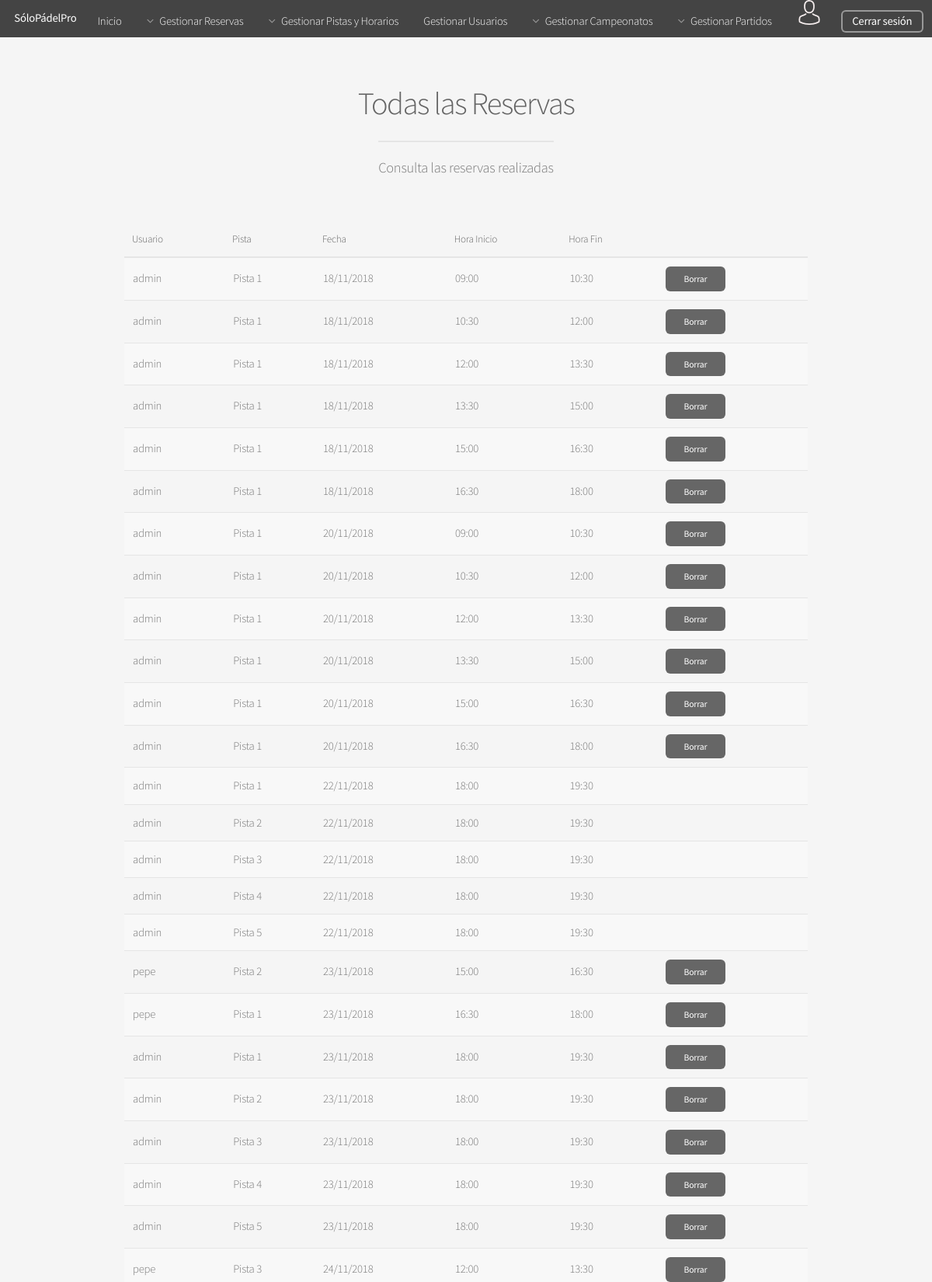
/Controllers/RESERVAR_PISTA_Controller.php?action=SHOW_RESERVAS (signed in, upper part), run on the app's committed database.
### tables this page shows
CREATE TABLE IF NOT EXISTS RESERVA(
  ID int(225) AUTO_INCREMENT NOT NULL ,
  USUARIO_LOGIN varchar(25) NOT NULL,
  PISTA_ID int(225) NOT NULL,
  FECHA date NOT NULL,
  HORARIO_ID int(225) NOT NULL,
  PRIMARY KEY(ID),
  FOREIGN KEY (USUARIO_LOGIN) REFERENCES USUARIO (LOGIN) ON DELETE CASCADE,
  FOREIGN KEY (PISTA_ID) REFERENCES PISTA (ID) ON DELETE CASCADE,
  FOREIGN KEY (HORARIO_ID) REFERENCES HORARIO (ID) ON DELETE CASCADE
);

CREATE TABLE IF NOT EXISTS PISTA(
  ID int(225) AUTO_INCREMENT NOT NULL ,
  NOMBRE varchar(25) NOT NULL,
  TIPO varchar(25) NOT NULL,
  PRIMARY KEY(ID)
);

CREATE TABLE IF NOT EXISTS HORARIO(
  ID int(225) AUTO_INCREMENT NOT NULL,
  HORA_INICIO time NOT NULL,
  HORA_FIN time NOT NULL,
  PRIMARY KEY(ID)
);

### Controllers/RESERVAR_PISTA_Controller.php (called while the page is built, shortened)
<?php
include '../Models/RESERVA_Model.php';
include '../Views/RESERVAR_PISTA/RESERVAR_PISTA_SHOWALL_View.php';
if(isset($_REQUEST["action"]))  {
  $action = $_REQUEST["action"];
}else{
  $action = '';
}
switch ($action) {
  case 'SHOW_RESERVAS':
  $RESERVA = new RESERVA_Model('','','','','');
  if($_SESSION["rol"] == 'ADMIN'){
    $reservas = $RESERVA->SHOWALL_Login($_SESSION['login']);
  }
  else{
    $reservas = $RESERVA->SHOWALL_Login($_SESSION['login']);
  }
  new SHOW_RESERVAS($reservas, '../Controllers/RESERVAR_PISTA_Controller.php');
  break;
}
?>

### Models/RESERVA_Model.php (called while the page is built, shortened)
<?php
class RESERVA_Model{
    var $mensaje;
    var $mysqli;
    function __construct($id,$fecha,$user_login,$pista_ID,$horario_ID){
        include_once '../Functions/Access_DB.php';
        $this->mysqli = ConnectDB();
    }
		function SHOWALL_Login($login){
			if($_SESSION["rol"] == 'ADMIN'){
				$sql = "SELECT P.NOMBRE, R.FECHA, R.ID, R.USUARIO_LOGIN, H.HORA_INICIO, H.HORA_FIN FROM RESERVA R, PISTA P, HORARIO H WHERE (R.PISTA_ID=P.ID) AND (R.HORARIO_ID=H.ID) ORDER BY R.FECHA, H.HORA_INICIO, P.ID";
			}
			else{
			$sql = "SELECT P.NOMBRE, R.FECHA, R.ID, R.USUARIO_LOGIN, H.HORA_INICIO, H.HORA_FIN FROM RESERVA R, PISTA P, HORARIO H WHERE (USUARIO_LOGIN = '$login') AND (R.PISTA_ID=P.ID) AND (R.HORARIO_ID=H.ID) ORDER BY R.FECHA, H.HORA_INICIO, P.ID";
		}
		  if (!($resultado = $this->mysqli->query($sql))){
            $this->mensaje['mensaje'] =  'ERROR: Fallo en la consulta sobre la base de datos';
            return $this->mensaje;
        }
        else{
            return $resultado;
        }
    }
}
?>

### Functions/Access_DB.php (called while the page is built, shortened)
<?php
function ConnectDB(){
   $conexion = mysqli_connect("localhost", "abp41", "abp41", "ABP") or (new MESSAGE('ERROR: No se ha podido conectar con la base de datos', '../index.php'));
 if ($conexion->connect_errno) {
    	return false;
 }else{
 	return $conexion;
 }
}
?>

### Views/RESERVAR_PISTA/RESERVAR_PISTA_SHOWALL_View.php (the view, shortened to what this page needs)
<?php
class SHOW_RESERVAS{
	var $tuplas;
	function __construct($tuplas){
		$this->tuplas = $tuplas;
		$this->render();
	}
	function render(){
		include '../Views/HEADER_View.php';
		?>
		<section id="main" class="container">
			<header>
				<?php
				if($_SESSION["rol"] == 'ADMIN'){
					?>
					<h2>Todas las Reservas</h2>
					<?php
				}
				else {
					?>
					<h2>Tus Reservas</h2>
					<?php
				}
				?>
				<p>Consulta las reservas realizadas</p>
			</header>
			<div class="table-wrapper">
				<table>
					<thead >
						<tr>
							<?php
							if($_SESSION["rol"] == 'ADMIN'){
								?>
								<th>Usuario</th>
								<?php
							}
							?>
							<th>Pista</th>
							<th>Fecha</th>
							<th>Hora Inicio</th>
							<th>Hora Fin</th>
						</tr>
					</thead>
					<tbody>
						<?php
						if($this->tuplas <> NULL){
							while($row = mysqli_fetch_array($this->tuplas)){
								$fecha = explode("-", $row['FECHA']);
								$hora_inicio = explode(":", $row["HORA_INICIO"]);
								$hora_fin = explode(":", $row["HORA_FIN"]);
								$eliminar_reserva = $this->checkFecha($row['FECHA'], $row["HORA_INICIO"]);
								?>
								<tr>
									<?php
									if($_SESSION["rol"] == 'ADMIN'){
										?>
										<td>
											<?=$row['USUARIO_LOGIN']?>
										</td>
										<?php
									}
									?>
									<td>
										<?=$row['NOMBRE']?>
									</td>
									<td>
										<?=$fecha[2]."/".$fecha[1]."/".$fecha[0]?>
									</td>
									<td>
										<?=$hora_inicio[0].":".$hora_inicio[1]?>
									</td>
									<td>
										<?=$hora_fin[0].":".$hora_fin[1]?>
									</td>
									<td>
								<?php
										if($eliminar_reserva == true){
								?>
										<a class="button small" href="../Controllers/RESERVAR_PISTA_Controller.php?action=DELETE&reserva_ID=<?=$row['ID']?>">Borrar</a>
								<?php
									}
								?>
									</td>
								</tr>
								<?php
							}
						}
						?>
					</tbody>
				</table>
			</div>
		</section>
		<?php
		include '../Views/FOOTER_View.php';
	}
	function checkFecha($fecha, $hora_inicio){
		$fecha_split = explode('-', $fecha);
		$ano = $fecha_split[0];
		$mes = $fecha_split[1];
		$dia = $fecha_split[2];
		$hora_split = explode(':', $hora_inicio);
		$hora = $hora_split[0];
		$min = $hora_split[1];
		$fecha_obj = new DateTime(date('Y-m-d H:i:s', mktime($hora,$min, 0, $mes, $dia,$ano)));
		$fecha_hoy = new DateTime(date('Y-m-d H:i:s'));
		$diff_horas = $fecha_hoy->diff($fecha_obj);
		$out = $diff_horas->format("%d,%H,%i");
		$split_dias = explode(',', $out);
		$dias = $split_dias[0];
		$horas = $split_dias[1];
		if($dias > 0){
			return true;
		}else{
			if($horas >= 12){
				return true;
			}
	 		return false;
		}
	 return false;
	}
}
?>

### assets/css/main.css (style rules this page uses)
html, body, div, span, applet, object, iframe, h1, h2, h3, h4, h5, h6, p, blockquote, pre, a, abbr, acronym, address, big, cite, code, del, dfn, em, img, ins, kbd, q, s, samp, small, strike, strong, sub, sup, tt, var, b, u, i, center, dl, dt, dd, ol, ul, li, fieldset, form, label, legend, table, caption, tbody, tfoot, thead, tr, th, td, article, aside, canvas, details, embed, figure, figcaption, footer, header, hgroup, menu, nav, output, ruby, section, summary, time, mark, audio, video { margin: 0; padding: 0; border: 0; font-size: 100%; font: inherit; vertical-align: baseline; }
article, aside, details, figcaption, figure, footer, header, hgroup, menu, nav, section { display: block; }
body { line-height: 1; }
table { border-collapse: collapse; border-spacing: 0; }
body { -webkit-text-size-adjust: none; }
body { -ms-overflow-style: scrollbar; }
html { box-sizing: border-box; }
*, *:before, *:after { box-sizing: inherit; }
body { background: #f5f5f5; }
body, input, select, textarea { color: #777; font-family: "Source Sans Pro", sans-serif; font-size: 16pt; font-weight: 300; line-height: 1.65em; letter-spacing: -0.015em; }
a { -moz-transition: color 0.2s ease-in-out, border-bottom-color 0.2s ease-in-out; -webkit-transition: color 0.2s ease-in-out, border-bottom-color 0.2s ease-in-out; -ms-transition: color 0.2s ease-in-out, border-bottom-color 0.2s ease-in-out; transition: color 0.2s ease-in-out, border-bottom-color 0.2s ease-in-out; border-bottom: dotted 1px; color: #e89980; text-decoration: none; }
p { margin: 0 0 2em 0; }
h1, h2, h3, h4, h5, h6 { color: #646464; font-weight: 300; line-height: 1em; margin: 0 0 0.5em 0; }
h2 { font-size: 2.25em; line-height: 1.5em; letter-spacing: -0.035em; }
.container { margin: 0 auto; max-width: calc(100% - 5em); width: 60em; }
header p { color: #999; position: relative; margin: 0 0 1.5em 0; font-style: italic; }
header h2+p { font-size: 1.25em; margin-top: -1em; line-height: 1.5em; }
.table-wrapper { -webkit-overflow-scrolling: touch; overflow-x: auto; }
table { margin: 0 0 2em 0; width: 100%; }
table tbody tr { border: solid 1px #e5e5e5; border-left: 0; border-right: 0; }
table tbody tr:nth-child(2n+1) { background-color: #f8f8f8; }
table td { padding: 0.75em 0.75em; }
table th { color: #646464; font-size: 0.9em; font-weight: 300; padding: 0 0.75em 0.75em 0.75em; text-align: left; }
table thead { border-bottom: solid 2px #e5e5e5; }
input[type="submit"], input[type="reset"], input[type="button"], .button { -moz-appearance: none; -webkit-appearance: none; -ms-appearance: none; appearance: none; -moz-transition: background-color 0.2s ease-in-out, color 0.2s ease-in-out; -webkit-transition: background-color 0.2s ease-in-out, color 0.2s ease-in-out; -ms-transition: background-color 0.2s ease-in-out, color 0.2s ease-in-out; transition: background-color 0.2s ease-in-out, color 0.2s ease-in-out; background-color: #666; border-radius: 6px; border: 0; color: #ffffff; cursor: pointer; display: inline-block; font-weight: 400; height: 3em; line-height: 3em; padding: 0 2em; text-align: center; text-decoration: none; white-space: nowrap; }
input[type="submit"].small, input[type="reset"].small, input[type="button"].small, .button.small { font-size: 0.8em; height: 2.7em; line-height: 2.7em; }
#main { padding: 4em 0; }
#main>header { text-align: center; margin: 0 0 3em 0; }
#main>header h2 { font-size: 2.75em; margin: 0; }
#main>header p { border-top: solid 2px #e5e5e5; color: #777; display: inline-block; font-style: normal; margin: 1em 0 0 0; padding: 1em 0 1.25em 0; }
@media screen and (max-width: 1680px) { body, input, select, textarea { font-size: 13pt; } }
@media screen and (max-width: 1280px) { body, input, select, textarea { font-size: 11pt; } }

### data on the page
reserva: USUARIO_LOGIN "admin", PISTA_ID.NOMBRE "Pista 1", fecha "18", fecha "11", hora_inicio "09", hora_inicio "00", HORARIO_ID.HORA_FIN "10", HORARIO_ID.HORA_FIN "30"
reserva: USUARIO_LOGIN "admin", PISTA_ID.NOMBRE "Pista 1", fecha "18", fecha "11", hora_inicio "10", hora_inicio "30", HORARIO_ID.HORA_FIN "12", HORARIO_ID.HORA_FIN "00"
reserva: USUARIO_LOGIN "admin", PISTA_ID.NOMBRE "Pista 1", fecha "18", fecha "11", hora_inicio "12", hora_inicio "00", HORARIO_ID.HORA_FIN "13", HORARIO_ID.HORA_FIN "30"
reserva: USUARIO_LOGIN "admin", PISTA_ID.NOMBRE "Pista 1", fecha "18", fecha "11", hora_inicio "13", hora_inicio "30", HORARIO_ID.HORA_FIN "15", HORARIO_ID.HORA_FIN "00"
reserva: USUARIO_LOGIN "admin", PISTA_ID.NOMBRE "Pista 1", fecha "18", fecha "11", hora_inicio "15", hora_inicio "00", HORARIO_ID.HORA_FIN "16", HORARIO_ID.HORA_FIN "30"
reserva: USUARIO_LOGIN "admin", PISTA_ID.NOMBRE "Pista 1", fecha "18", fecha "11", hora_inicio "16", hora_inicio "30", HORARIO_ID.HORA_FIN "18", HORARIO_ID.HORA_FIN "00"
reserva: USUARIO_LOGIN "admin", PISTA_ID.NOMBRE "Pista 1", fecha "20", fecha "11", hora_inicio "09", hora_inicio "00", HORARIO_ID.HORA_FIN "10", HORARIO_ID.HORA_FIN "30"
reserva: USUARIO_LOGIN "admin", PISTA_ID.NOMBRE "Pista 1", fecha "20", fecha "11", hora_inicio "10", hora_inicio "30", HORARIO_ID.HORA_FIN "12", HORARIO_ID.HORA_FIN "00"
reserva: USUARIO_LOGIN "admin", PISTA_ID.NOMBRE "Pista 1", fecha "20", fecha "11", hora_inicio "12", hora_inicio "00", HORARIO_ID.HORA_FIN "13", HORARIO_ID.HORA_FIN "30"
reserva: USUARIO_LOGIN "admin", PISTA_ID.NOMBRE "Pista 1", fecha "20", fecha "11", hora_inicio "13", hora_inicio "30", HORARIO_ID.HORA_FIN "15", HORARIO_ID.HORA_FIN "00"
reserva: USUARIO_LOGIN "admin", PISTA_ID.NOMBRE "Pista 1", fecha "20", fecha "11", hora_inicio "15", hora_inicio "00", HORARIO_ID.HORA_FIN "16", HORARIO_ID.HORA_FIN "30"
reserva: USUARIO_LOGIN "admin", PISTA_ID.NOMBRE "Pista 1", fecha "20", fecha "11", hora_inicio "16", hora_inicio "30", HORARIO_ID.HORA_FIN "18", HORARIO_ID.HORA_FIN "00"
reserva: USUARIO_LOGIN "admin", PISTA_ID.NOMBRE "Pista 1", fecha "22", fecha "11", hora_inicio "18", hora_inicio "00", HORARIO_ID.HORA_FIN "19", HORARIO_ID.HORA_FIN "30"
reserva: USUARIO_LOGIN "admin", PISTA_ID.NOMBRE "Pista 2", fecha "22", fecha "11", hora_inicio "18", hora_inicio "00", HORARIO_ID.HORA_FIN "19", HORARIO_ID.HORA_FIN "30"
reserva: USUARIO_LOGIN "admin", PISTA_ID.NOMBRE "Pista 3", fecha "22", fecha "11", hora_inicio "18", hora_inicio "00", HORARIO_ID.HORA_FIN "19", HORARIO_ID.HORA_FIN "30"
reserva: USUARIO_LOGIN "admin", PISTA_ID.NOMBRE "Pista 4", fecha "22", fecha "11", hora_inicio "18", hora_inicio "00", HORARIO_ID.HORA_FIN "19", HORARIO_ID.HORA_FIN "30"
reserva: USUARIO_LOGIN "admin", PISTA_ID.NOMBRE "Pista 5", fecha "22", fecha "11", hora_inicio "18", hora_inicio "00", HORARIO_ID.HORA_FIN "19", HORARIO_ID.HORA_FIN "30"
reserva: USUARIO_LOGIN "pepe", PISTA_ID.NOMBRE "Pista 2", fecha "23", fecha "11", hora_inicio "15", hora_inicio "00", HORARIO_ID.HORA_FIN "16", HORARIO_ID.HORA_FIN "30"
reserva: USUARIO_LOGIN "pepe", PISTA_ID.NOMBRE "Pista 1", fecha "23", fecha "11", hora_inicio "16", hora_inicio "30", HORARIO_ID.HORA_FIN "18", HORARIO_ID.HORA_FIN "00"
reserva: USUARIO_LOGIN "admin", PISTA_ID.NOMBRE "Pista 1", fecha "23", fecha "11", hora_inicio "18", hora_inicio "00", HORARIO_ID.HORA_FIN "19", HORARIO_ID.HORA_FIN "30"
reserva: USUARIO_LOGIN "admin", PISTA_ID.NOMBRE "Pista 2", fecha "23", fecha "11", hora_inicio "18", hora_inicio "00", HORARIO_ID.HORA_FIN "19", HORARIO_ID.HORA_FIN "30"
reserva: USUARIO_LOGIN "admin", PISTA_ID.NOMBRE "Pista 3", fecha "23", fecha "11", hora_inicio "18", hora_inicio "00", HORARIO_ID.HORA_FIN "19", HORARIO_ID.HORA_FIN "30"
reserva: USUARIO_LOGIN "admin", PISTA_ID.NOMBRE "Pista 4", fecha "23", fecha "11", hora_inicio "18", hora_inicio "00", HORARIO_ID.HORA_FIN "19", HORARIO_ID.HORA_FIN "30"
reserva: USUARIO_LOGIN "admin", PISTA_ID.NOMBRE "Pista 5", fecha "23", fecha "11", hora_inicio "18", hora_inicio "00", HORARIO_ID.HORA_FIN "19", HORARIO_ID.HORA_FIN "30"
reserva: USUARIO_LOGIN "pepe", PISTA_ID.NOMBRE "Pista 3", fecha "24", fecha "11", hora_inicio "12", hora_inicio "00", HORARIO_ID.HORA_FIN "13", HORARIO_ID.HORA_FIN "30"
